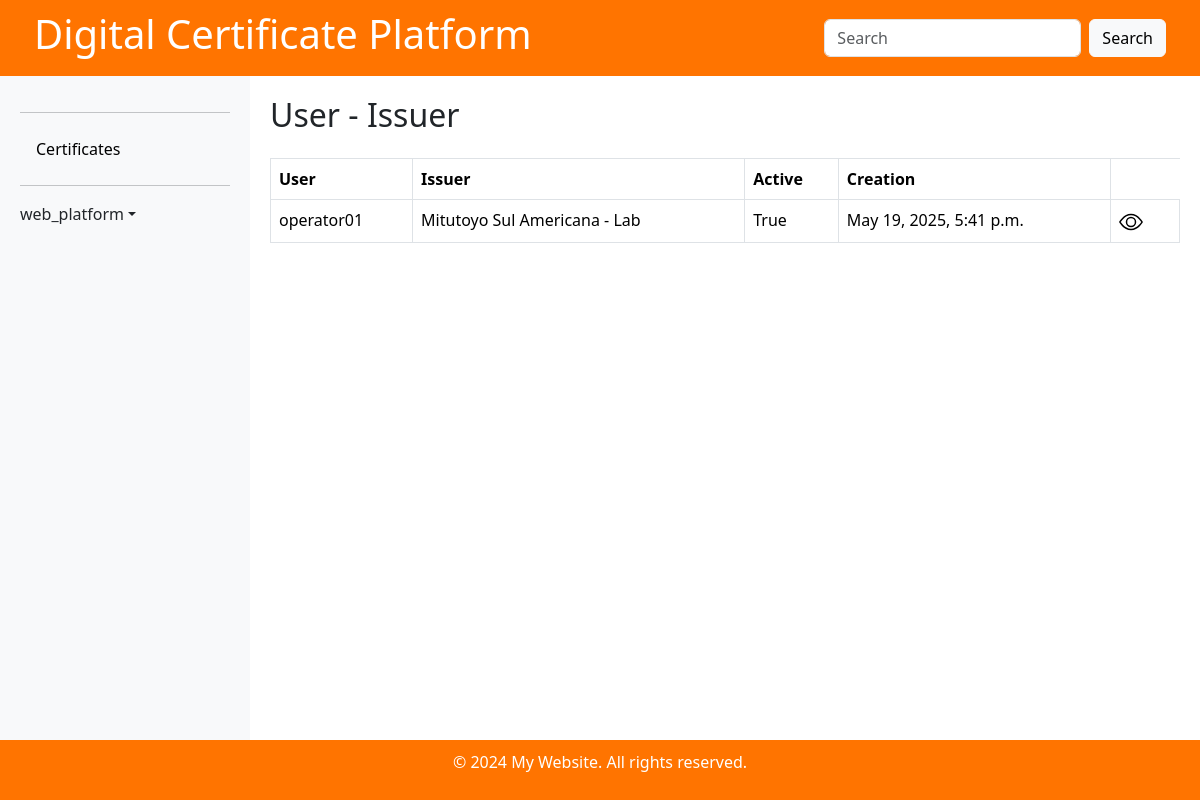
The app's page /user-issuer-view (signed in) with its own data.
### certificate/models.py (models this page shows, shortened)
class UserIssuer(models.Model):
    user            = models.ForeignKey(User, on_delete=models.PROTECT)
    issuer          = models.ForeignKey(Issuer, on_delete=models.PROTECT)
    active          = models.BooleanField('Active', default=False)
    creation        = models.DateTimeField('Creation Date', default=timezone.now)

class Issuer(models.Model):
    name            = models.CharField('Name', max_length=150)
    issuer_id       = models.CharField('Issuer ID', max_length=150)
    description     = models.CharField('Description', max_length=200)
    parent          = models.ForeignKey(to='Issuer', null=True, blank=True, on_delete=models.PROTECT)
    contact         = models.CharField('Contact', blank=True, max_length=200)
    telephone       = models.CharField('Telephone', blank=True, max_length=50)
    email           = models.CharField('Email', blank=True, max_length=200)
    country         = models.ForeignKey(Country, blank=True, on_delete=models.PROTECT)
    state           = models.CharField('State', max_length=50)
    city            = models.CharField('Postal code', blank=True, max_length=50)
    postal_code     = models.CharField('Address 1', blank=True, max_length=20)
    address_2       = models.CharField('Address 2', blank=True, max_length=200)
    address_3       = models.CharField('Address 3', blank=True, max_length=200)
    address_4       = models.CharField('Address 4', blank=True, max_length=200)
    active          = models.BooleanField('Active', default=False)
    creation        = models.DateTimeField('Creation Date', default=timezone.now)
    def __str__(self):
        return str(self.name)

### certificate/views.py (the view)
# urls.py: path('user-issuer-view', views.user_issuer_list_view, name='user-issuer'),
@login_required
@has_role_decorator('internal_resource')
def user_issuer_list_view(request):
    template = 'certificate/user-issuer-list.html'
    data = UserIssuer.objects.all()
    context = {'data': data }
    return render(request, template, context)

### certificate/context_processors.py (called while the page is built)
def user_roles(request):
    if request.user.is_authenticated:
        roles = [role.role_name for role in get_user_roles(request.user)]
    else:
        roles = []
    return {'user_roles': roles}

### certificate/templatetags/custom_filters.py (called while the page is built)
@register.filter
def user_has_role(user, role_name):
    return has_role(user, role_name)

### certificate/templates/certificate/user-issuer-list.html (shortened to what this page needs)
{% extends 'base.html' %}{% load custom_filters %}
{% block content %}
<div class="d-flex justify-content-between align-items-center mb-3">
  <h2>User - Issuer </h2>
</div>
<table class="table table-bordered">
  <thead>
    <tr>
      <th>User</th>
      <th>Issuer</th>
      <th>Active</th>
      <th>Creation</th>
    </tr>
  </thead>
  <tbody>
    {% for d in data %}
    <tr>
      <td>{{ d.user }}</td>
      <td>{{ d.issuer }}</td>
      <td>{{ d.active }}</td>
      <td>{{ d.creation }}</td>
      <td>
        <a href=""><svg class="bi me-2" width="24" height="24"><use xlink:href="#view-icon"/></svg></a>
      </td>
    </tr>
    {% endfor %}
  </tbody>
</table>
{% endblock content %}

### templates/base.html (shortened to what this page needs)
{% load static %} {% load i18n %} {% load custom_filters %}
<!DOCTYPE html>
<html lang="en">
<head>
  <link rel="stylesheet" href="{% static '/style.css' %}">
  <link href="https://cdn.jsdelivr.net/npm/bootstrap@5.3.3/dist/css/bootstrap.min.css" rel="stylesheet">
</head>
<body>
  <header>
    <div class="d-flex justify-content-between align-items-center px-4">
      <h1>Digital Certificate Platform
      </h1>
      {% if user.is_authenticated %}
      <form class="d-flex search-bar">
        <input class="form-control me-2" type="search" placeholder="Search" aria-label="Search">
        <button class="btn btn-light" type="submit">Search</button>
      </form>
      {% endif %}
    </div>
  </header>
  <div class="main-content">
    <div id="sidebar">
      <hr>
      {% if user.is_authenticated %}
      <ul class="nav nav-pills flex-column mb-auto">
        <li class="nav-item">
          <a href="{% url 'certificate' %}" class="nav-link {% if 'certificate' == request.resolver_match.url_name %}active{% endif %}">
            Certificates
          </a>
        </li>
      {% endif %}
      <hr>
      <div class="dropdown">
        {% if user.is_authenticated %}
        <a href="{% url 'home' %}" class="d-flex align-items-center link-dark text-decoration-none dropdown-toggle" id="dropdownUser2" data-bs-toggle="dropdown" aria-expanded="false">
          {{ user.username }}
        </a>
        {% endif %}
      </div>
    </div>
    <div id="content">
        {% block content %}{% endblock %}
    </div>
  </div>
  <footer>
    <p>&copy; 2024 My Website. All rights reserved.</p>
  </footer>
</body>
</html>

### static/style.css (style rules this page uses)
body { display: flex; flex-direction: column; height: 100vh; margin: 0; }
header { background-color: #ff7400; color: white; padding: 10px; }
footer { background-color: #ff7400; color: white; padding: 10px; text-align: center; }
.main-content { display: flex; flex: 1; overflow: hidden; }
#sidebar { min-width: 250px; max-width: 250px; background-color: #f8f9fa; padding: 20px; overflow-y: auto; }
#content { flex-grow: 1; padding: 20px; overflow-y: auto; }
#sidebar .nav-link { color: #000; transition: background-color 0.3s ease, color 0.3s ease; }

### records on screen
UserIssuer: user "operator01", issuer "Mitutoyo Sul Americana - Lab", active "True", creation "May 19, 2025, 5:41 p.m."

### other values on screen
{{ user.username }} "web_platform"
